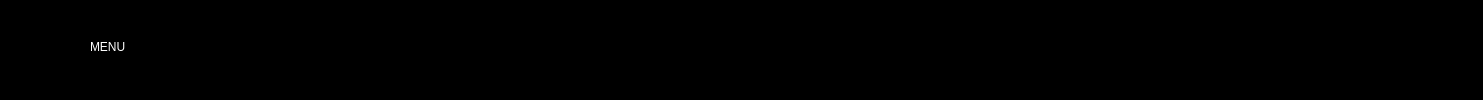
     <widget class="QFrame" name="superior">
      <property name="styleSheet">
       <string notr="true">background-color: black</string>
      </property>
      <property name="frameShape">
       <enum>QFrame::StyledPanel</enum>
      </property>
      <property name="frameShadow">
       <enum>QFrame::Raised</enum>
      </property>
      <layout class="QHBoxLayout" name="horizontalLayout">
       <property name="spacing">
        <number>16</number>
       </property>
       <property name="leftMargin">
        <number>0</number>
       </property>
       <property name="topMargin">
        <number>7</number>
       </property>
       <property name="rightMargin">
        <number>0</number>
       </property>
       <property name="bottomMargin">
        <number>12</number>
       </property>
       <item>
        <widget class="QPushButton" name="btn_menu">
         <property name="minimumSize">
          <size>
           <width>200</width>
           <height>0</height>
          </size>
         </property>
         <property name="styleSheet">
          <string notr="true">QPushButton{
font: 87 12pt &quot;Cascadia Code SemiBold&quot;;
color: white;
background-color: black;
border-radius: 0px;
}

QPushButton:hover {
background-color: rgb(185, 185, 185);
font: 87 12pt &quot;Cascadia Code SemiBold&quot;;
}

QPushButton:pressed{
background-color: rgb(166, 166, 166);
}</string>
         </property>
         <property name="text">
          <string>    MENU</string>
         </property>
         <property name="icon">
          <iconset>
           <normaloff>Iconos de Botones/icons8-menú-64.png</normaloff>Iconos de Botones/icons8-menú-64.png</iconset>
         </property>
         <property name="iconSize">
          <size>
           <width>40</width>
           <height>40</height>
          </size>
         </property>
        </widget>
       </item>
       <item>
        <spacer name="horizontalSpacer">
         <property name="orientation">
          <enum>Qt::Horizontal</enum>
         </property>
         <property name="sizeHint" stdset="0">
          <size>
           <width>1089</width>
           <height>20</height>
          </size>
         </property>
        </spacer>
       </item>
       <item>
        <widget class="QPushButton" name="btn_minimizar">
         <property name="styleSheet">
          <string notr="true">QPushButton{
border:0px;
}

QPushButton:hover{
background-color: rgb(185, 185, 185);
}</string>
         </property>
         <property name="text">
          <string/>
         </property>
         <property name="icon">
          <iconset>
           <normaloff>Iconos de Botones/icons8-minimizar-100.png</normaloff>Iconos de Botones/icons8-minimizar-100.png</iconset>
         </property>
         <property name="iconSize">
          <size>
           <width>40</width>
           <height>40</height>
          </size>
         </property>
        </widget>
       </item>
       <item>
        <widget class="QPushButton" name="btn_maximizar">
         <property name="styleSheet">
          <string notr="true">QPushButton {
border: 0px;
}

QPushButton:hover{
background-color: rgb(185, 185, 185);
}</string>
         </property>
         <property name="text">
          <string/>
         </property>
         <property name="icon">
          <iconset>
           <normaloff>Iconos de Botones/icons8-imagen-completa-100.png</normaloff>Iconos de Botones/icons8-imagen-completa-100.png</iconset>
         </property>
         <property name="iconSize">
          <size>
           <width>40</width>
           <height>40</height>
          </size>
         </property>
        </widget>
       </item>
       <item>
        <widget class="QPushButton" name="btn_restaurar">
         <property name="styleSheet">
          <string notr="true">QPushButton {
border: 0px;
}

QPushButton:hover{
background-color: rgb(185, 185, 185);
}</string>
         </property>
         <property name="text">
          <string/>
         </property>
         <property name="icon">
          <iconset>
           <normaloff>Iconos de Botones/icons8-pantalla-completa-100.png</normaloff>Iconos de Botones/icons8-pantalla-completa-100.png</iconset>
         </property>
         <property name="iconSize">
          <size>
           <width>40</width>
           <height>40</height>
          </size>
         </property>
        </widget>
       </item>
       <item>
        <widget class="QPushButton" name="btn_salir">
         <property name="styleSheet">
          <string notr="true">QPushButton {
border: 0px;
}

QPushButton:hover{
background-color: red;
}</string>
         </property>
         <property name="text">
          <string/>
         </property>
         <property name="icon">
          <iconset>
           <normaloff>Iconos de Botones/icons8-cerrar-ventana-100.png</normaloff>Iconos de Botones/icons8-cerrar-ventana-100.png</iconset>
         </property>
         <property name="iconSize">
          <size>
           <width>40</width>
           <height>40</height>
          </size>
         </property>
        </widget>
       </item>
      </layout>
     </widget>
